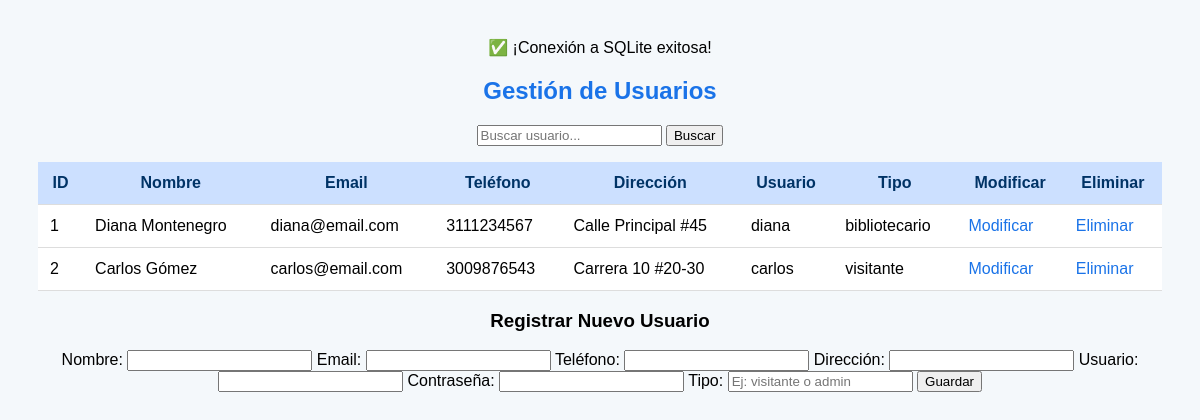
The app's page /usuarios.php with its own data.
### tables this page shows
CREATE TABLE TbUsuario (
    id_usuario INTEGER PRIMARY KEY AUTOINCREMENT,
    nombre_usuario TEXT NOT NULL,
    email_usuario TEXT NOT NULL,
    telefono_usuario TEXT,
    direccion_usuario TEXT,
    fecha_registro DATETIME DEFAULT CURRENT_TIMESTAMP,
    usuario TEXT UNIQUE NOT NULL,
    contrasena TEXT NOT NULL,
    tipo TEXT DEFAULT 'visitante' 
);

### usuarios.php (the view, shortened to what this page needs)
<?php
include 'conexion.php';
$busqueda = $_GET['buscar'] ?? '';
$sql = "SELECT * FROM TbUsuario WHERE
    nombre_usuario LIKE :buscar OR
    email_usuario LIKE :buscar OR
    usuario LIKE :buscar OR
    tipo LIKE :buscar";
$stmt = $conexion->prepare($sql);
$stmt->execute(['buscar' => "%$busqueda%"]);
$usuarios = $stmt->fetchAll(PDO::FETCH_ASSOC);
?>
<!DOCTYPE html>
<html lang="es">
<head>
    <link rel="stylesheet" href="../css/styles_autor.css">
</head>
<body>
    <div class="container">
        <h2>Gestión de Usuarios</h2>
        <form method="get">
            <input type="text" name="buscar" placeholder="Buscar usuario..." value="<?= $busqueda ?>">
            <button type="submit">Buscar</button>
        </form>
        <table>
            <thead>
                <tr>
                    <th>ID</th>
                    <th>Nombre</th>
                    <th>Email</th>
                    <th>Teléfono</th>
                    <th>Dirección</th>
                    <th>Usuario</th>
                    <th>Tipo</th>
                    <th>Modificar</th>
                    <th>Eliminar</th>
                </tr>
            </thead>
            <tbody>
                <?php foreach ($usuarios as $usuario): ?>
                    <tr>
                        <td><?= $usuario['id_usuario'] ?></td>
                        <td><?= $usuario['nombre_usuario'] ?></td>
                        <td><?= $usuario['email_usuario'] ?></td>
                        <td><?= $usuario['telefono_usuario'] ?></td>
                        <td><?= $usuario['direccion_usuario'] ?></td>
                        <td><?= $usuario['usuario'] ?></td>
                        <td><?= $usuario['tipo'] ?></td>
                        <td><a href="modificar_usuario.php?id=<?= $usuario['id_usuario'] ?>">Modificar</a></td>
                        <td><a href="eliminar_usuario.php?id=<?= $usuario['id_usuario'] ?>" onclick="return confirm('¿Eliminar este usuario?')">Eliminar</a></td>
                    </tr>
                <?php endforeach; ?>
            </tbody>
        </table>
        <h3>Registrar Nuevo Usuario</h3>
        <form action="guardar_usuario.php" method="post">
            <label>Nombre:
                <input type="text" name="nombre_usuario" required>
            </label>
            <label>Email:
                <input type="text" name="email_usuario" required>
            </label>
            <label>Teléfono:
                <input type="text" name="telefono_usuario">
            </label>
            <label>Dirección:
                <input type="text" name="direccion_usuario">
            </label>
            <label>Usuario:
                <input type="text" name="usuario" required>
            </label>
            <label>Contraseña:
                <input type="text" name="contrasena" required>
            </label>
            <label>Tipo:
                <input type="text" name="tipo" placeholder="Ej: visitante o admin" required>
            </label>
            <button type="submit">Guardar</button>
        </form>
    </div>
</body>
</html>

### css/styles_autor.css (style rules this page uses)
body { font-family: Arial, sans-serif; background: #f4f8fb; text-align: center; padding: 30px; }
h2 { color: #1a73e8; margin-bottom: 20px; }
table { width: 100%; border-collapse: collapse; margin-top: 10px; background-color: white; }
th, td { padding: 12px; border-bottom: 1px solid #ddd; }
th { background-color: #cce0ff; color: #003366; }
a { text-decoration: none; color: #1a73e8; }

### records on screen
tbusuario: id_usuario "1", nombre_usuario "Diana Montenegro", email_usuario "diana@email.com", telefono_usuario "3111234567", direccion_usuario "Calle Principal #45", usuario "diana", tipo "bibliotecario"
tbusuario: id_usuario "2", nombre_usuario "Carlos Gómez", email_usuario "carlos@email.com", telefono_usuario "3009876543", direccion_usuario "Carrera 10 #20-30", usuario "carlos", tipo "visitante"
